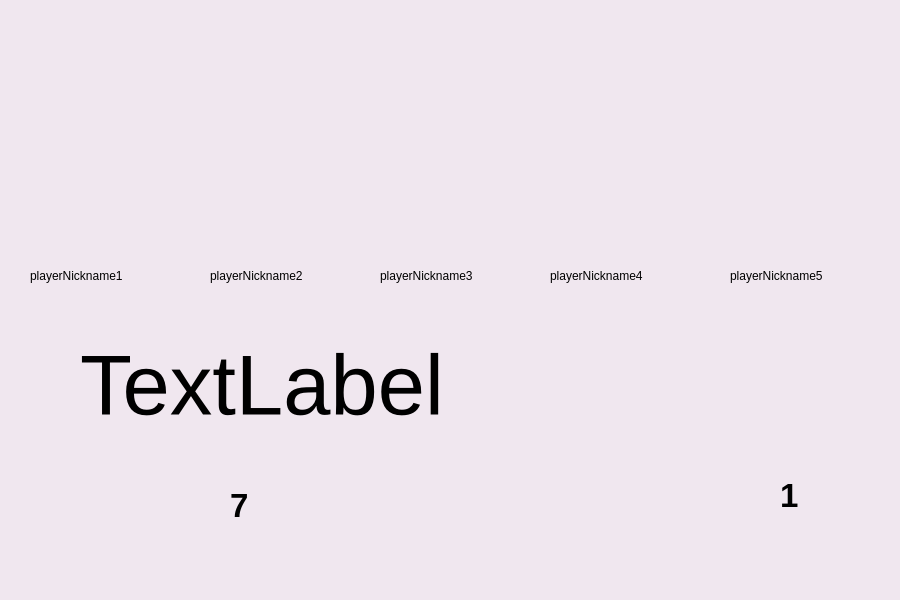
<?xml version="1.0" encoding="UTF-8"?>
<ui version="4.0">
 <class>GameScreen</class>
 <widget class="QDialog" name="GameScreen">
  <property name="geometry">
   <rect>
    <x>0</x>
    <y>0</y>
    <width>900</width>
    <height>600</height>
   </rect>
  </property>
  <property name="minimumSize">
   <size>
    <width>900</width>
    <height>600</height>
   </size>
  </property>
  <property name="windowTitle">
   <string>Dialog</string>
  </property>
  <property name="autoFillBackground">
   <bool>false</bool>
  </property>
  <property name="styleSheet">
   <string notr="true">background-color: rgb(240, 231, 239);</string>
  </property>
  <property name="sizeGripEnabled">
   <bool>false</bool>
  </property>
  <widget class="QLabel" name="wordLabel">
   <property name="geometry">
    <rect>
     <x>80</x>
     <y>320</y>
     <width>661</width>
     <height>131</height>
    </rect>
   </property>
   <property name="font">
    <font>
     <pointsize>64</pointsize>
    </font>
   </property>
   <property name="autoFillBackground">
    <bool>false</bool>
   </property>
   <property name="text">
    <string>TextLabel</string>
   </property>
  </widget>
  <widget class="QLabel" name="attemptsLabel">
   <property name="geometry">
    <rect>
     <x>230</x>
     <y>490</y>
     <width>131</width>
     <height>31</height>
    </rect>
   </property>
   <property name="font">
    <font>
     <pointsize>25</pointsize>
     <weight>75</weight>
     <bold>true</bold>
    </font>
   </property>
   <property name="text">
    <string>7</string>
   </property>
  </widget>
  <widget class="QLabel" name="usedLettersLabel">
   <property name="geometry">
    <rect>
     <x>220</x>
     <y>550</y>
     <width>381</width>
     <height>31</height>
    </rect>
   </property>
   <property name="font">
    <font>
     <pointsize>25</pointsize>
     <weight>75</weight>
     <bold>true</bold>
    </font>
   </property>
   <property name="autoFillBackground">
    <bool>false</bool>
   </property>
   <property name="text">
    <string/>
   </property>
  </widget>
  <widget class="QLabel" name="player1Hangman">
   <property name="geometry">
    <rect>
     <x>160</x>
     <y>-50</y>
     <width>161</width>
     <height>231</height>
    </rect>
   </property>
   <property name="autoFillBackground">
    <bool>false</bool>
   </property>
   <property name="styleSheet">
    <string notr="true">image: url(:/hangmans/hangman1.png);</string>
   </property>
   <property name="text">
    <string/>
   </property>
  </widget>
  <widget class="QLabel" name="playerHangman1">
   <property name="geometry">
    <rect>
     <x>30</x>
     <y>0</y>
     <width>140</width>
     <height>260</height>
    </rect>
   </property>
   <property name="styleSheet">
    <string notr="true">image: url(:/hangmans/hangman1.png);</string>
   </property>
   <property name="text">
    <string/>
   </property>
  </widget>
  <widget class="QLabel" name="playerHangman2">
   <property name="geometry">
    <rect>
     <x>210</x>
     <y>0</y>
     <width>140</width>
     <height>260</height>
    </rect>
   </property>
   <property name="styleSheet">
    <string notr="true">image: url(:/hangmans/hangman1.png);</string>
   </property>
   <property name="text">
    <string/>
   </property>
  </widget>
  <widget class="QLabel" name="playerHangman3">
   <property name="geometry">
    <rect>
     <x>380</x>
     <y>0</y>
     <width>140</width>
     <height>260</height>
    </rect>
   </property>
   <property name="styleSheet">
    <string notr="true">image: url(:/hangmans/hangman1.png);</string>
   </property>
   <property name="text">
    <string/>
   </property>
  </widget>
  <widget class="QLabel" name="playerHangman4">
   <property name="geometry">
    <rect>
     <x>550</x>
     <y>0</y>
     <width>140</width>
     <height>260</height>
    </rect>
   </property>
   <property name="styleSheet">
    <string notr="true">image: url(:/hangmans/hangman1.png);</string>
   </property>
   <property name="text">
    <string/>
   </property>
  </widget>
  <widget class="QLabel" name="playerHangman5">
   <property name="geometry">
    <rect>
     <x>730</x>
     <y>0</y>
     <width>140</width>
     <height>260</height>
    </rect>
   </property>
   <property name="styleSheet">
    <string notr="true">image: url(:/hangmans/hangman1.png);</string>
   </property>
   <property name="text">
    <string/>
   </property>
  </widget>
  <widget class="QLabel" name="playerNickname1">
   <property name="geometry">
    <rect>
     <x>30</x>
     <y>260</y>
     <width>141</width>
     <height>31</height>
    </rect>
   </property>
   <property name="text">
    <string>playerNickname1</string>
   </property>
  </widget>
  <widget class="QLabel" name="playerNickname2">
   <property name="geometry">
    <rect>
     <x>210</x>
     <y>260</y>
     <width>141</width>
     <height>31</height>
    </rect>
   </property>
   <property name="text">
    <string>playerNickname2</string>
   </property>
  </widget>
  <widget class="QLabel" name="playerNickname3">
   <property name="geometry">
    <rect>
     <x>380</x>
     <y>260</y>
     <width>141</width>
     <height>31</height>
    </rect>
   </property>
   <property name="text">
    <string>playerNickname3</string>
   </property>
  </widget>
  <widget class="QLabel" name="playerNickname4">
   <property name="geometry">
    <rect>
     <x>550</x>
     <y>260</y>
     <width>141</width>
     <height>31</height>
    </rect>
   </property>
   <property name="text">
    <string>playerNickname4</string>
   </property>
  </widget>
  <widget class="QLabel" name="playerNickname5">
   <property name="geometry">
    <rect>
     <x>730</x>
     <y>260</y>
     <width>141</width>
     <height>31</height>
    </rect>
   </property>
   <property name="text">
    <string>playerNickname5</string>
   </property>
  </widget>
  <widget class="QLabel" name="attempts_left">
   <property name="geometry">
    <rect>
     <x>10</x>
     <y>460</y>
     <width>201</width>
     <height>91</height>
    </rect>
   </property>
   <property name="styleSheet">
    <string notr="true">image: url(:/text_jpg/attempts_left.png)</string>
   </property>
   <property name="text">
    <string/>
   </property>
  </widget>
  <widget class="QLabel" name="used_letters">
   <property name="geometry">
    <rect>
     <x>10</x>
     <y>540</y>
     <width>201</width>
     <height>51</height>
    </rect>
   </property>
   <property name="styleSheet">
    <string notr="true">image:url(:/text_jpg/used_letters.png)</string>
   </property>
   <property name="text">
    <string/>
   </property>
  </widget>
  <widget class="QLabel" name="GameIDlabel">
   <property name="geometry">
    <rect>
     <x>780</x>
     <y>470</y>
     <width>101</width>
     <height>51</height>
    </rect>
   </property>
   <property name="font">
    <font>
     <pointsize>25</pointsize>
     <weight>75</weight>
     <bold>true</bold>
    </font>
   </property>
   <property name="text">
    <string>1</string>
   </property>
  </widget>
  <widget class="QLabel" name="game_id">
   <property name="geometry">
    <rect>
     <x>580</x>
     <y>470</y>
     <width>161</width>
     <height>61</height>
    </rect>
   </property>
   <property name="styleSheet">
    <string notr="true">image: url(:/text_jpg/game_id.png)</string>
   </property>
   <property name="text">
    <string/>
   </property>
  </widget>
 </widget>
 <resources>
  <include location="gameImages.qrc"/>
 </resources>
 <connections/>
</ui>
